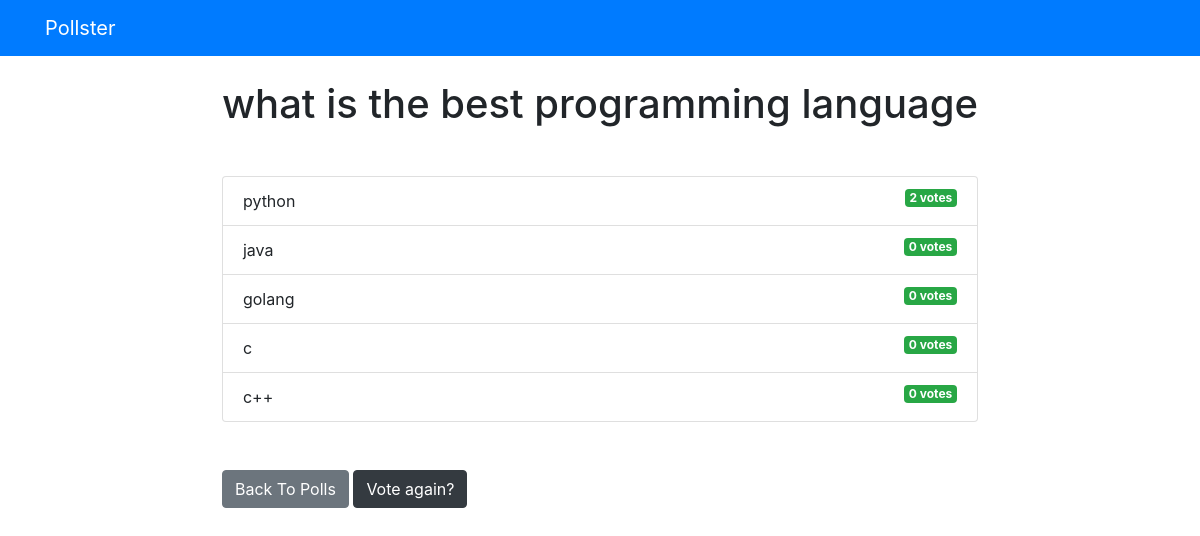
The app's page /polls/2/results/ with its own data.
### polls/models.py (models this page shows, shortened)
class Question(models.Model):
    question_text = models.CharField(max_length = 200)
    pub_date = models.DateTimeField('date published')

class Choice(models.Model):
    question = models.ForeignKey(Question, on_delete = models.CASCADE)
    choice_text = models.CharField(max_length = 200)
    votes = models.IntegerField(default = 0)

### polls/views.py (the view)
# urls.py: path('<int:question_id>/results/', views.results, name='results'),
def results(request, question_id):
	question = get_object_or_404(Question, pk = question_id)
	return render(request, 'polls/results.html', {'question': question})

### templates/polls/results.html
{% extends 'base.html' %}
{% block content %}
<h1 class="mb-5 text-center">{{ question.question_text }}</h1>
<ul class="list-group mb-5">
    {% for choice in question.choice_set.all %}
    <li class="list-group-item">
        {{ choice.choice_text }} <span class="badge badge-success float-right">{{ choice.votes }}
            vote{{ choice.votes | pluralize }}</span>
    </li>
    {% endfor %}
</ul>
<a class="btn btn-secondary" href="{% url 'polls:index' %}">Back To Polls</a>
<a class="btn btn-dark" href="{% url 'polls:detail' question.id %}">Vote again?</a>
{% endblock %}

### templates/base.html (shortened to what this page needs)
<!DOCTYPE html>
<html lang="en">
<head>
    <link rel="stylesheet" href="https://stackpath.bootstrapcdn.com/bootstrap/4.4.1/css/bootstrap.min.css"
>
</head>
<body>
    {% include 'partials/_navbar.html'%}
    <div class="container">
        <div class="row">
            <div class=".col-md-6 m-auto">
                {% block content %}{% endblock%}
            </div>
        </div>
    </div>
</body>
</html>

### templates/partials/_navbar.html
<nav class="navbar navbar-dark bg-primary mb-4">
    <div class="container">
        <a class="navbar-brand" href="/">Pollster</a>
    </div>
</nav>

### records on screen
Question: question_text "what is the best programming language"
Choice: choice_text "python", votes "2", votes|pluralize "s"
Choice: choice_text "java", votes "0", votes|pluralize "s"
Choice: choice_text "golang", votes "0", votes|pluralize "s"
Choice: choice_text "c", votes "0", votes|pluralize "s"
Choice: choice_text "c++", votes "0", votes|pluralize "s"
